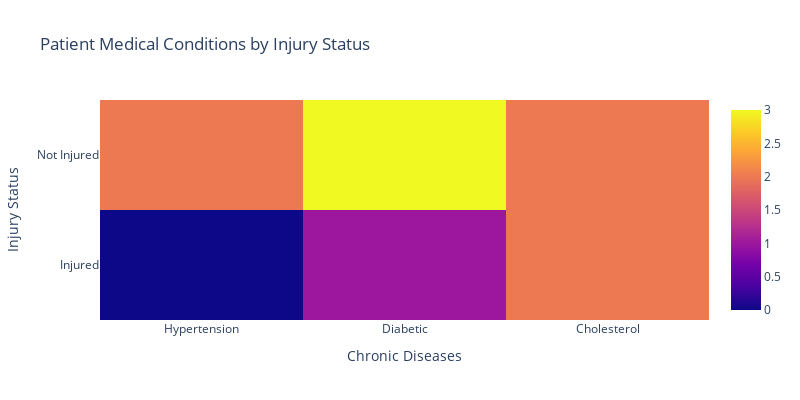

Notebook code for this chart:
### Code cell
index = pd.MultiIndex.from_product([['Injured', 'Not Injured'], ['Result_Inj_not']])


# create heatmap chart using plotly
fig = go.Figure(data=go.Heatmap(z = disease_counts.values,
                                 x = disease_counts.columns,
                                 y = disease_counts.index.get_level_values(0)))

# update chart layout and axis labels
fig.update_layout(title='Patient Medical Conditions by Injury Status',
                  xaxis_title='Chronic Diseases',
                  yaxis_title='Injury Status')

fig.update_layout(width=800, height=400)
# show the chart
fig.show()

### Figure 1 — Plotly figure (JSON) as saved in the notebook; plotly's stock layout.template omitted (floating-point values rounded to 4 significant figures)
{"data": [{"type": "heatmap", "x": ["Hypertension", "Diabetic", "Cholesterol"], "y": ["Injured", "Not Injured"], "z": [[0, 1, 2], [2, 3, 2]]}], "layout": {"height": 400, "title": {"text": "Patient Medical Conditions by Injury Status"}, "width": 800, "xaxis": {"title": {"text": "Chronic Diseases"}}, "yaxis": {"title": {"text": "Injury Status"}}}}
